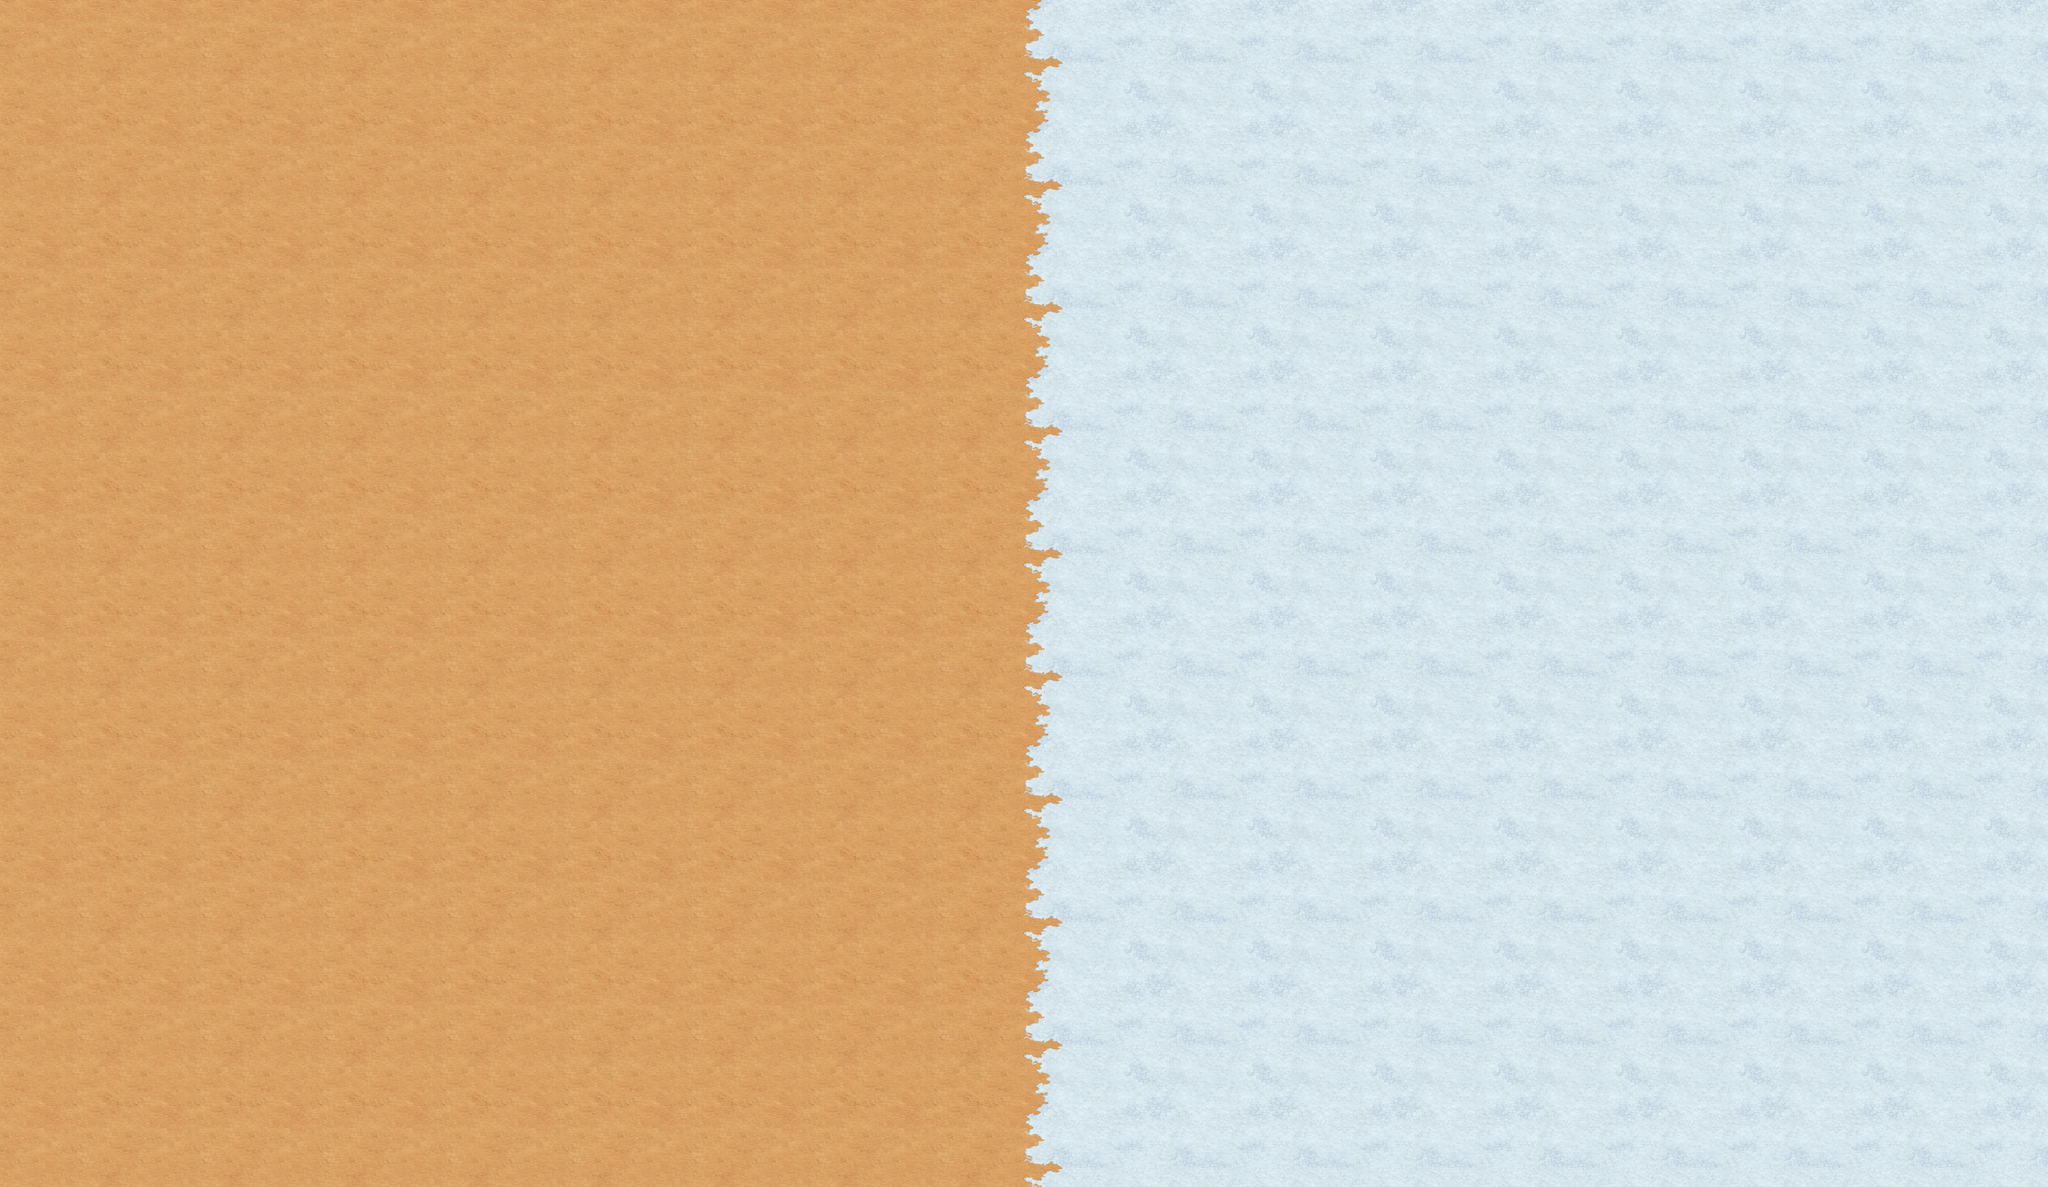

A 2D game scene composited from a Tiled map and its tileset images. What follows is a short description and the map's XML, with each tile layer's data collapsed to a summary:
An orthogonal 50x29 tile map with 160x160 px tiles, 2 tile layers (layer1, layer2).

<map version="1.0" orientation="orthogonal" width="50" height="29" tilewidth="160" tileheight="160">
 <tileset firstgid="1" name="terrain" tilewidth="160" tileheight="160">
  <image source="terrain.png" width="1440" height="1440" />
 </tileset>
 <layer name="layer1" width="50" height="29">
  <data>[1450 cells, 1450 non-empty, 18 distinct tile ids]</data>
 </layer>
 <layer name="layer2" width="50" height="29">
  <data>[1450 cells, 87 non-empty, 9 distinct tile ids]</data>
 </layer>
</map>
